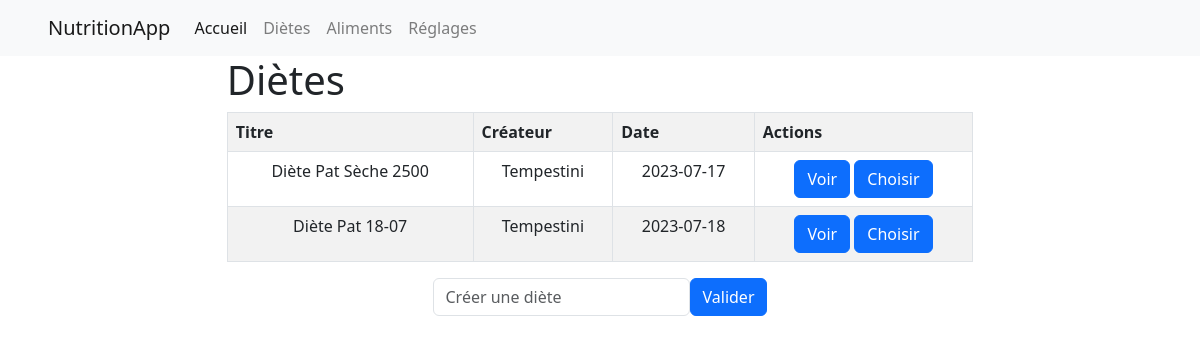
Page /changer_diete/1 on the earlier database version.
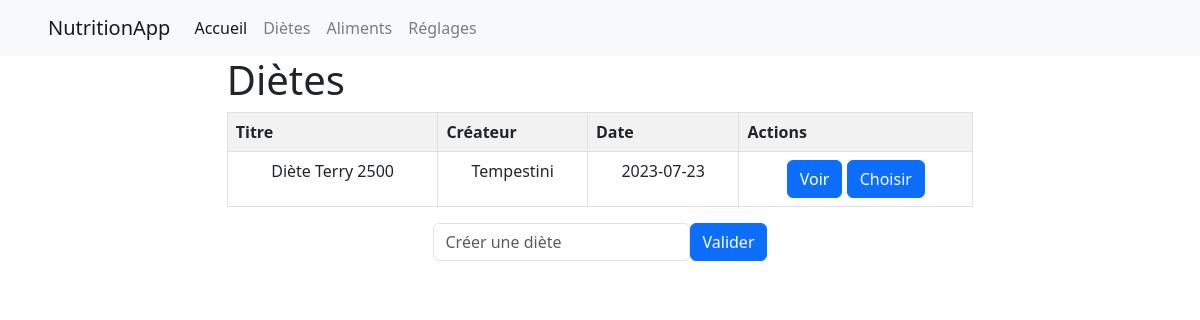
Same page on the later database version.
### models.py (models this page shows, shortened)
class diete(db.Model):
    id = db.Column(db.Integer, primary_key=True)
    titre_diete = db.Column(db.String(255), nullable=True) # nom de la diete
    createur = db.Column(db.Integer, db.ForeignKey('utilisateur.id'), nullable=True)
    date = db.Column(db.Date, nullable=True)
    createur_obj = db.relationship('utilisateur', backref=db.backref('dietes'), foreign_keys=[createur])

class utilisateur(db.Model):
    id = db.Column(db.Integer, primary_key=True)
    nom = db.Column(db.String(255), nullable=True)
    prenom = db.Column(db.String(255), nullable=True)
    mail = db.Column(db.String(255), nullable=True)
    mdp = db.Column(db.String(255), nullable=True)
    age = db.Column(db.Integer, nullable=True)
    taille = db.Column(db.Integer, nullable=True)
    poids = db.Column(db.Integer, nullable=True)
    sexe = db.Column(db.String(255), nullable=True)
    diete = db.Column(db.Integer, db.ForeignKey('diete.id'))
    diete_obj = db.relationship('diete', backref=db.backref('utilisateurs'), foreign_keys=[diete])

### app.py (the view)
@app.route('/changer_diete/<int:id_utilisateur>', methods=['GET', 'POST'])
def changer_diete(id_utilisateur):
    utilisateur_courrant = utilisateur.query.filter_by(id=id_utilisateur).first()
    dietes = diete.query.all()
    return render_template('changer_diete.html', utilisateur=utilisateur_courrant, dietes=dietes)

### templates/changer_diete.html (shortened to what this page needs)
{% extends 'base.html' %}
{% set page = 'accueil' %}
{% block content %}
<link rel="stylesheet" href="{{ url_for('static', filename='css/pages.css') }}">
<div class="content">
    <h1 class="title">{% block title %} Diètes {% endblock %}</h1>
    <div>
        <table class="table table-striped table-bordered">
            <tr>
                <th>Titre</th>
                <th>Créateur</th>
                <th>Date</th>
                <th>Actions</th>
            </tr>
            {% for diete in dietes %}
            <tr>
                <td>{{ diete.titre_diete }}</td>
                <td>{{ diete.createur_obj.nom }}</td>
                <td>{{ diete.date }}</td>
                <td>
                    <a href="{{ url_for('voir_diete', id=diete.id) }}" class="btn btn-primary">Voir</a>
                    <a href="{{ url_for('choisir_diete', id=diete.id, id_utilisateur=utilisateur.id) }}" class="btn btn-primary">Choisir</a>
                </td>
            </tr>
            {% endfor %}
        </table>
    </div>
    <div class="create_diet">
        <form action="{{ url_for('ajouter_diete') }}" method="POST" class="form-inline justify-content-center">
            <input type="text" id="titre" name="titre" class="form-control" placeholder="Créer une diète" required>
            <button type="submit" class="btn btn-primary">Valider</button>
        </form>
    </div>
</div>
{% endblock %}

Differences in the rows shown:
removed diete: titre_diete "Diète Pat 18-07", createur_obj.nom "Tempestini", date "2023-07-18"
changed diete "Tempestini": titre_diete "Diète Pat Sèche 2500" → "Diète Terry 2500"; date "2023-07-17" → "2023-07-23"
